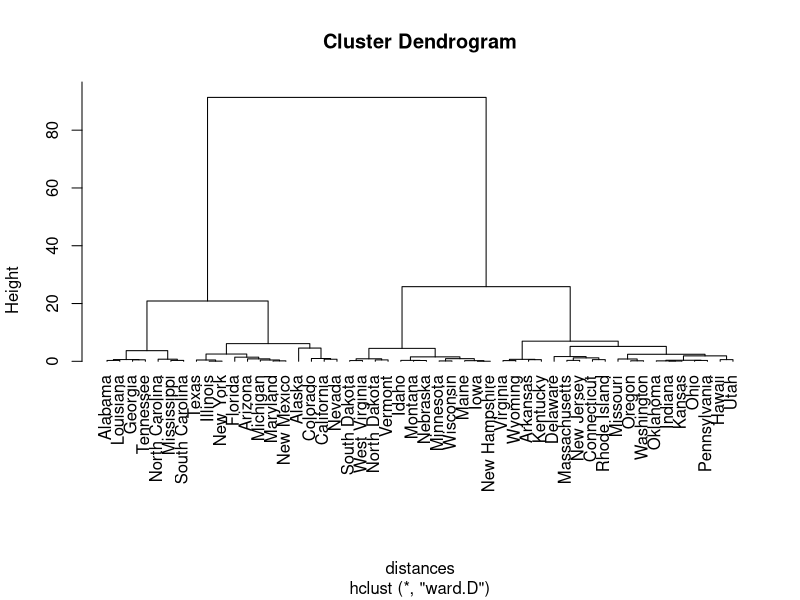
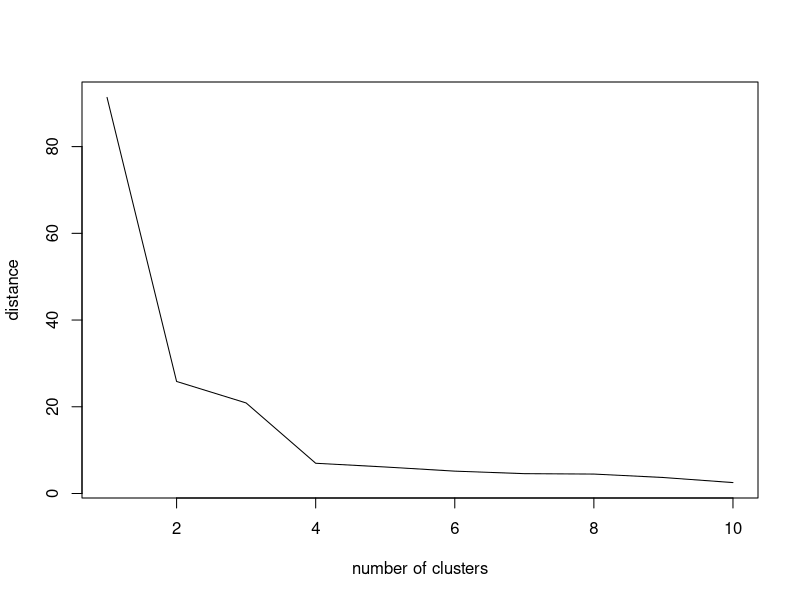
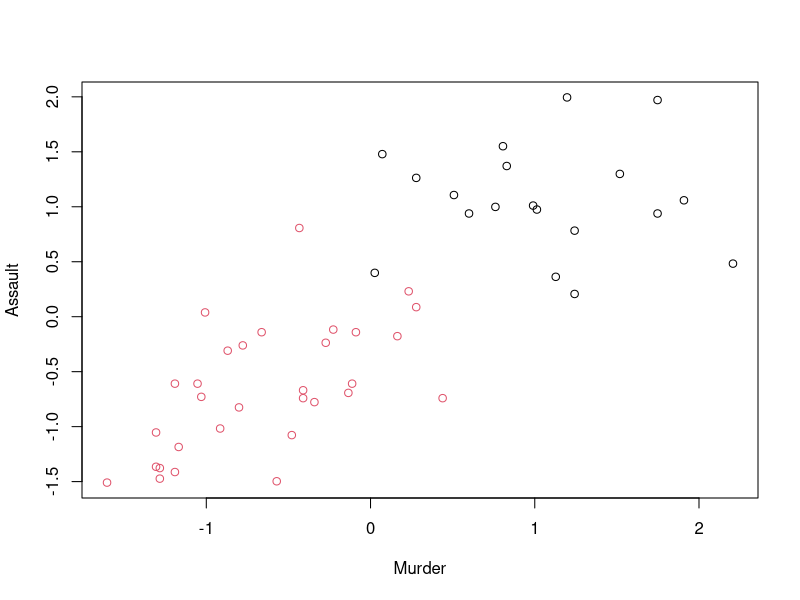

Write R code to recreate these figures, in order.
##TP 2##

#####EXERCICE 1#####

#1#

#On charge les données
data("USArrests")

#2#

#We store the scaled data into the variable d
d <- scale(USArrests)

#3#

#On creer une matrice de distances
distances <- dist(d)^2/2
#on veut passer la premiere matrice de distance et non d2^2

#4#

#We perform a hierchical clustering
h <- hclust(distances, method = "ward.D")

#Then we plot the results
plot(h, hang = -1)

#5#

#We can see huge height values between 2 classes and 4 classes
#So it can be efficient to take 2 or 4 groups.
plot(rev(h$height)[1:10], type = "l", xlab="number of clusters", ylab = "distance")

#6#

#We'll use the cutree function to select the 2 cluster's partition
classe <- cutree(h,2)

#7#

#We add the classe variable to the distance matrix
classe1 <- subset(d, classe == 1)

#8#

#We'll compute the cardinal and the gravity center of the classe1
n1 <- nrow(classe1[,1:4])
cg1 <- colMeans(classe1[,1:4])

#then we compute his inertia
nvar <- ncol(USArrests)
inertie1 <- mean(rowSums(classe1[,1:4] - matrix(cg1, n1, nvar, byrow = T))^2)

#9#

#We are doing the same as the question 8 but with the second classe
#First we select the class
classe2 <- subset(d, classe == 2)

#We'll compute his cardinal and his gravity center
n2 <- nrow(classe2[,1:4])
cg2 <- colMeans(classe2[,1:4])

#then we compute his inertia
inertie2 <- mean(rowSums(classe2[,1:4] - matrix(cg2, n2, nvar, byrow = T))^2)

#10#

#Class 1:
n1
cg1
inertie1

#Class 2:
n2
cg2
inertie2

#The first class is state with a huge amount of arrests and the second class is state without a lot
#of arrests. Class 1 is less spread out. The two class doesn't look at the urban population
#to categorize the states. (Probably with 4 class we would have urban population affecting some of the class)

#####EXERCICE 2#####

plot(d, col = classe)
